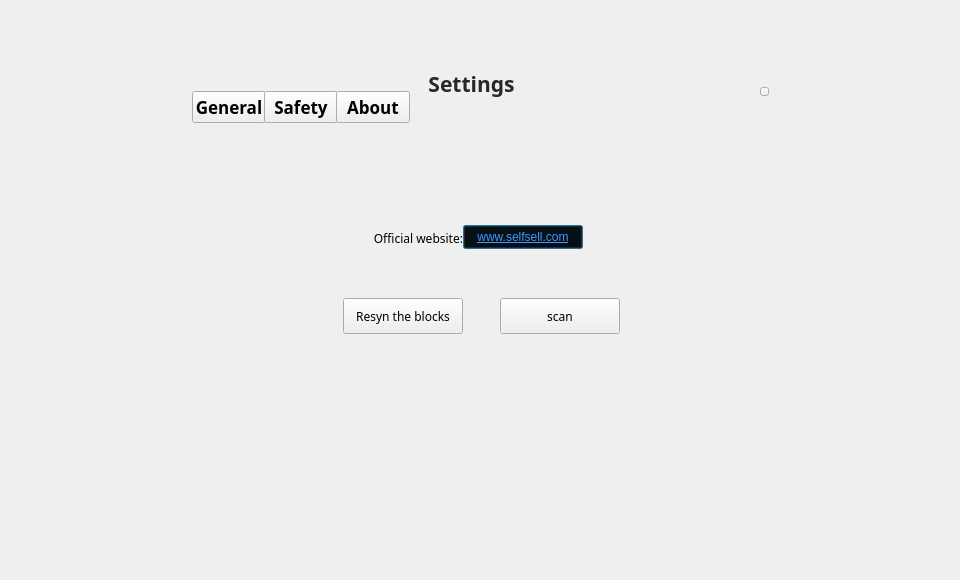
<?xml version="1.0" encoding="UTF-8"?>
<ui version="4.0">
 <class>SetDialog</class>
 <widget class="QDialog" name="SetDialog">
  <property name="geometry">
   <rect>
    <x>0</x>
    <y>0</y>
    <width>960</width>
    <height>580</height>
   </rect>
  </property>
  <property name="font">
   <font>
    <family>微软雅黑</family>
   </font>
  </property>
  <property name="windowTitle">
   <string>Dialog</string>
  </property>
  <property name="styleSheet">
   <string notr="true"/>
  </property>
  <widget class="QWidget" name="widget" native="true">
   <property name="geometry">
    <rect>
     <x>0</x>
     <y>0</y>
     <width>960</width>
     <height>580</height>
    </rect>
   </property>
   <widget class="QWidget" name="containerWidget" native="true">
    <property name="geometry">
     <rect>
      <x>166</x>
      <y>58</y>
      <width>628</width>
      <height>468</height>
     </rect>
    </property>
    <property name="focusPolicy">
     <enum>Qt::ClickFocus</enum>
    </property>
    <widget class="QLabel" name="label">
     <property name="geometry">
      <rect>
       <x>260</x>
       <y>10</y>
       <width>91</width>
       <height>31</height>
      </rect>
     </property>
     <property name="font">
      <font>
       <family>微软雅黑</family>
       <pointsize>16</pointsize>
       <weight>75</weight>
       <bold>true</bold>
      </font>
     </property>
     <property name="styleSheet">
      <string notr="true">color: rgb(40,40,40);</string>
     </property>
     <property name="text">
      <string>Settings</string>
     </property>
     <property name="alignment">
      <set>Qt::AlignCenter</set>
     </property>
    </widget>
    <widget class="QToolButton" name="generalBtn">
     <property name="geometry">
      <rect>
       <x>26</x>
       <y>33</y>
       <width>74</width>
       <height>32</height>
      </rect>
     </property>
     <property name="font">
      <font>
       <family>微软雅黑</family>
       <pointsize>13</pointsize>
       <weight>75</weight>
       <bold>true</bold>
      </font>
     </property>
     <property name="cursor">
      <cursorShape>PointingHandCursor</cursorShape>
     </property>
     <property name="styleSheet">
      <string notr="true"/>
     </property>
     <property name="text">
      <string>General</string>
     </property>
    </widget>
    <widget class="QStackedWidget" name="stackedWidget">
     <property name="geometry">
      <rect>
       <x>0</x>
       <y>70</y>
       <width>628</width>
       <height>398</height>
      </rect>
     </property>
     <property name="currentIndex">
      <number>2</number>
     </property>
     <widget class="QWidget" name="page">
      <widget class="QToolButton" name="saveBtn">
       <property name="geometry">
        <rect>
         <x>255</x>
         <y>297</y>
         <width>120</width>
         <height>36</height>
        </rect>
       </property>
       <property name="font">
        <font>
         <family>微软雅黑</family>
        </font>
       </property>
       <property name="cursor">
        <cursorShape>PointingHandCursor</cursorShape>
       </property>
       <property name="focusPolicy">
        <enum>Qt::NoFocus</enum>
       </property>
       <property name="styleSheet">
        <string notr="true"/>
       </property>
       <property name="text">
        <string/>
       </property>
      </widget>
      <widget class="QLabel" name="label_2">
       <property name="geometry">
        <rect>
         <x>72</x>
         <y>40</y>
         <width>230</width>
         <height>31</height>
        </rect>
       </property>
       <property name="font">
        <font>
         <family>微软雅黑</family>
         <pointsize>11</pointsize>
        </font>
       </property>
       <property name="text">
        <string>Wallet will be locked exceeding</string>
       </property>
       <property name="alignment">
        <set>Qt::AlignRight|Qt::AlignTrailing|Qt::AlignVCenter</set>
       </property>
      </widget>
      <widget class="QComboBox" name="languageComboBox">
       <property name="geometry">
        <rect>
         <x>245</x>
         <y>170</y>
         <width>109</width>
         <height>22</height>
        </rect>
       </property>
       <property name="font">
        <font>
         <family>微软雅黑</family>
        </font>
       </property>
       <property name="focusPolicy">
        <enum>Qt::NoFocus</enum>
       </property>
       <property name="styleSheet">
        <string notr="true"/>
       </property>
       <item>
        <property name="text">
         <string>English</string>
        </property>
       </item>
       <item>
        <property name="text">
         <string>简体中文</string>
        </property>
       </item>
      </widget>
      <widget class="QCheckBox" name="nolockCheckBox">
       <property name="geometry">
        <rect>
         <x>477</x>
         <y>45</y>
         <width>101</width>
         <height>21</height>
        </rect>
       </property>
       <property name="font">
        <font>
         <family>微软雅黑</family>
         <pointsize>11</pointsize>
        </font>
       </property>
       <property name="cursor">
        <cursorShape>PointingHandCursor</cursorShape>
       </property>
       <property name="focusPolicy">
        <enum>Qt::NoFocus</enum>
       </property>
       <property name="text">
        <string>Not lock</string>
       </property>
      </widget>
      <widget class="QLabel" name="label_5">
       <property name="geometry">
        <rect>
         <x>115</x>
         <y>120</y>
         <width>120</width>
         <height>21</height>
        </rect>
       </property>
       <property name="font">
        <font>
         <family>微软雅黑</family>
         <pointsize>9</pointsize>
        </font>
       </property>
       <property name="text">
        <string>Default vote setting</string>
       </property>
       <property name="alignment">
        <set>Qt::AlignRight|Qt::AlignTrailing|Qt::AlignVCenter</set>
       </property>
      </widget>
      <widget class="QSpinBox" name="lockTimeSpinBox">
       <property name="geometry">
        <rect>
         <x>312</x>
         <y>40</y>
         <width>108</width>
         <height>30</height>
        </rect>
       </property>
       <property name="font">
        <font>
         <family>微软雅黑</family>
        </font>
       </property>
       <property name="focusPolicy">
        <enum>Qt::ClickFocus</enum>
       </property>
       <property name="styleSheet">
        <string notr="true">background-color: rgb(255, 255, 255);</string>
       </property>
       <property name="readOnly">
        <bool>false</bool>
       </property>
       <property name="minimum">
        <number>0</number>
       </property>
       <property name="maximum">
        <number>60</number>
       </property>
       <property name="value">
        <number>5</number>
       </property>
      </widget>
      <widget class="QLabel" name="label_6">
       <property name="geometry">
        <rect>
         <x>64</x>
         <y>170</y>
         <width>161</width>
         <height>20</height>
        </rect>
       </property>
       <property name="font">
        <font>
         <family>微软雅黑</family>
         <pointsize>11</pointsize>
        </font>
       </property>
       <property name="text">
        <string>Preferred Language</string>
       </property>
       <property name="alignment">
        <set>Qt::AlignRight|Qt::AlignTrailing|Qt::AlignVCenter</set>
       </property>
      </widget>
      <widget class="QLabel" name="label_3">
       <property name="geometry">
        <rect>
         <x>427</x>
         <y>47</y>
         <width>31</width>
         <height>16</height>
        </rect>
       </property>
       <property name="font">
        <font>
         <family>微软雅黑</family>
         <pointsize>11</pointsize>
        </font>
       </property>
       <property name="text">
        <string>min</string>
       </property>
      </widget>
      <widget class="QCheckBox" name="voteCheckBox">
       <property name="geometry">
        <rect>
         <x>255</x>
         <y>120</y>
         <width>261</width>
         <height>23</height>
        </rect>
       </property>
       <property name="font">
        <font>
         <family>微软雅黑</family>
         <pointsize>9</pointsize>
        </font>
       </property>
       <property name="cursor">
        <cursorShape>PointingHandCursor</cursorShape>
       </property>
       <property name="focusPolicy">
        <enum>Qt::NoFocus</enum>
       </property>
       <property name="text">
        <string>Transfer the default check vote</string>
       </property>
      </widget>
      <widget class="QCheckBox" name="minimizeCheckBox">
       <property name="geometry">
        <rect>
         <x>255</x>
         <y>220</y>
         <width>171</width>
         <height>21</height>
        </rect>
       </property>
       <property name="font">
        <font>
         <family>微软雅黑</family>
         <pointsize>9</pointsize>
        </font>
       </property>
       <property name="cursor">
        <cursorShape>PointingHandCursor</cursorShape>
       </property>
       <property name="focusPolicy">
        <enum>Qt::NoFocus</enum>
       </property>
       <property name="text">
        <string>Minimize the tray</string>
       </property>
      </widget>
      <widget class="QCheckBox" name="closeCheckBox">
       <property name="geometry">
        <rect>
         <x>255</x>
         <y>250</y>
         <width>220</width>
         <height>21</height>
        </rect>
       </property>
       <property name="font">
        <font>
         <family>微软雅黑</family>
         <pointsize>9</pointsize>
        </font>
       </property>
       <property name="cursor">
        <cursorShape>PointingHandCursor</cursorShape>
       </property>
       <property name="focusPolicy">
        <enum>Qt::NoFocus</enum>
       </property>
       <property name="text">
        <string>Click the Close button to minimize</string>
       </property>
      </widget>
     </widget>
     <widget class="QWidget" name="page_2">
      <widget class="QLineEdit" name="newPwdLineEdit">
       <property name="geometry">
        <rect>
         <x>225</x>
         <y>105</y>
         <width>195</width>
         <height>28</height>
        </rect>
       </property>
       <property name="font">
        <font>
         <family>微软雅黑</family>
        </font>
       </property>
       <property name="contextMenuPolicy">
        <enum>Qt::DefaultContextMenu</enum>
       </property>
       <property name="echoMode">
        <enum>QLineEdit::Password</enum>
       </property>
      </widget>
      <widget class="QLineEdit" name="confirmPwdLineEdit">
       <property name="geometry">
        <rect>
         <x>225</x>
         <y>162</y>
         <width>195</width>
         <height>28</height>
        </rect>
       </property>
       <property name="font">
        <font>
         <family>微软雅黑</family>
        </font>
       </property>
       <property name="contextMenuPolicy">
        <enum>Qt::DefaultContextMenu</enum>
       </property>
       <property name="echoMode">
        <enum>QLineEdit::Password</enum>
       </property>
      </widget>
      <widget class="QToolButton" name="confirmBtn">
       <property name="geometry">
        <rect>
         <x>232</x>
         <y>238</y>
         <width>120</width>
         <height>36</height>
        </rect>
       </property>
       <property name="cursor">
        <cursorShape>PointingHandCursor</cursorShape>
       </property>
       <property name="focusPolicy">
        <enum>Qt::NoFocus</enum>
       </property>
       <property name="text">
        <string/>
       </property>
      </widget>
      <widget class="QLabel" name="label_7">
       <property name="geometry">
        <rect>
         <x>90</x>
         <y>167</y>
         <width>120</width>
         <height>16</height>
        </rect>
       </property>
       <property name="font">
        <font>
         <family>微软雅黑</family>
         <pointsize>11</pointsize>
         <stylestrategy>PreferDefault</stylestrategy>
        </font>
       </property>
       <property name="text">
        <string>Verify password:</string>
       </property>
       <property name="alignment">
        <set>Qt::AlignRight|Qt::AlignTrailing|Qt::AlignVCenter</set>
       </property>
      </widget>
      <widget class="QLabel" name="tipLabel3">
       <property name="geometry">
        <rect>
         <x>430</x>
         <y>53</y>
         <width>151</width>
         <height>16</height>
        </rect>
       </property>
       <property name="font">
        <font>
         <pointsize>11</pointsize>
        </font>
       </property>
       <property name="styleSheet">
        <string notr="true">color: rgb(255, 0, 0);</string>
       </property>
       <property name="text">
        <string/>
       </property>
      </widget>
      <widget class="QLabel" name="label_8">
       <property name="geometry">
        <rect>
         <x>69</x>
         <y>53</y>
         <width>141</width>
         <height>20</height>
        </rect>
       </property>
       <property name="font">
        <font>
         <family>微软雅黑</family>
         <pointsize>11</pointsize>
         <stylestrategy>PreferDefault</stylestrategy>
        </font>
       </property>
       <property name="text">
        <string>Current password:</string>
       </property>
       <property name="alignment">
        <set>Qt::AlignRight|Qt::AlignTrailing|Qt::AlignVCenter</set>
       </property>
      </widget>
      <widget class="QLabel" name="tipLabel2">
       <property name="geometry">
        <rect>
         <x>430</x>
         <y>167</y>
         <width>151</width>
         <height>16</height>
        </rect>
       </property>
       <property name="font">
        <font>
         <pointsize>11</pointsize>
        </font>
       </property>
       <property name="styleSheet">
        <string notr="true">color: rgb(255, 0, 0);</string>
       </property>
       <property name="text">
        <string/>
       </property>
      </widget>
      <widget class="QLabel" name="label_9">
       <property name="geometry">
        <rect>
         <x>100</x>
         <y>110</y>
         <width>110</width>
         <height>16</height>
        </rect>
       </property>
       <property name="font">
        <font>
         <family>微软雅黑</family>
         <pointsize>11</pointsize>
         <stylestrategy>PreferDefault</stylestrategy>
        </font>
       </property>
       <property name="text">
        <string>New password:</string>
       </property>
       <property name="alignment">
        <set>Qt::AlignRight|Qt::AlignTrailing|Qt::AlignVCenter</set>
       </property>
      </widget>
      <widget class="QLabel" name="tipLabel">
       <property name="geometry">
        <rect>
         <x>430</x>
         <y>110</y>
         <width>151</width>
         <height>16</height>
        </rect>
       </property>
       <property name="font">
        <font>
         <pointsize>11</pointsize>
        </font>
       </property>
       <property name="styleSheet">
        <string notr="true">color: rgb(255, 0, 0);</string>
       </property>
       <property name="text">
        <string/>
       </property>
      </widget>
      <widget class="QLineEdit" name="oldPwdLineEdit">
       <property name="geometry">
        <rect>
         <x>225</x>
         <y>48</y>
         <width>195</width>
         <height>28</height>
        </rect>
       </property>
       <property name="font">
        <font>
         <family>微软雅黑</family>
        </font>
       </property>
       <property name="contextMenuPolicy">
        <enum>Qt::DefaultContextMenu</enum>
       </property>
       <property name="echoMode">
        <enum>QLineEdit::Password</enum>
       </property>
      </widget>
     </widget>
     <widget class="QWidget" name="page_3">
      <widget class="QToolButton" name="resyncBtn">
       <property name="geometry">
        <rect>
         <x>177</x>
         <y>170</y>
         <width>120</width>
         <height>36</height>
        </rect>
       </property>
       <property name="cursor">
        <cursorShape>PointingHandCursor</cursorShape>
       </property>
       <property name="focusPolicy">
        <enum>Qt::NoFocus</enum>
       </property>
       <property name="text">
        <string>Resyn the blocks</string>
       </property>
      </widget>
      <widget class="QToolButton" name="scanBtn">
       <property name="geometry">
        <rect>
         <x>334</x>
         <y>170</y>
         <width>120</width>
         <height>36</height>
        </rect>
       </property>
       <property name="cursor">
        <cursorShape>PointingHandCursor</cursorShape>
       </property>
       <property name="focusPolicy">
        <enum>Qt::NoFocus</enum>
       </property>
       <property name="text">
        <string>scan</string>
       </property>
      </widget>
      <widget class="QLabel" name="linkLabel">
       <property name="geometry">
        <rect>
         <x>176</x>
         <y>100</y>
         <width>121</width>
         <height>20</height>
        </rect>
       </property>
       <property name="text">
        <string>Official website:</string>
       </property>
       <property name="alignment">
        <set>Qt::AlignRight|Qt::AlignTrailing|Qt::AlignVCenter</set>
       </property>
      </widget>
      <widget class="QPushButton" name="linkBtn">
       <property name="geometry">
        <rect>
         <x>297</x>
         <y>97</y>
         <width>120</width>
         <height>24</height>
        </rect>
       </property>
       <property name="cursor">
        <cursorShape>PointingHandCursor</cursorShape>
       </property>
       <property name="styleSheet">
        <string notr="true">font: 9pt &quot;微软雅黑&quot;;
text-decoration: underline;
color: rgb(64, 154, 255);
background:transparent;</string>
       </property>
       <property name="text">
        <string>www.selfsell.com</string>
       </property>
      </widget>
     </widget>
    </widget>
    <widget class="QToolButton" name="closeBtn">
     <property name="geometry">
      <rect>
       <x>594</x>
       <y>29</y>
       <width>9</width>
       <height>9</height>
      </rect>
     </property>
     <property name="cursor">
      <cursorShape>PointingHandCursor</cursorShape>
     </property>
     <property name="focusPolicy">
      <enum>Qt::NoFocus</enum>
     </property>
     <property name="text">
      <string/>
     </property>
    </widget>
    <widget class="QToolButton" name="safeBtn">
     <property name="geometry">
      <rect>
       <x>98</x>
       <y>33</y>
       <width>74</width>
       <height>32</height>
      </rect>
     </property>
     <property name="font">
      <font>
       <pointsize>13</pointsize>
       <weight>75</weight>
       <bold>true</bold>
      </font>
     </property>
     <property name="cursor">
      <cursorShape>PointingHandCursor</cursorShape>
     </property>
     <property name="styleSheet">
      <string notr="true"/>
     </property>
     <property name="text">
      <string>Safety</string>
     </property>
    </widget>
    <widget class="QToolButton" name="networkBtn">
     <property name="geometry">
      <rect>
       <x>170</x>
       <y>33</y>
       <width>74</width>
       <height>32</height>
      </rect>
     </property>
     <property name="font">
      <font>
       <pointsize>13</pointsize>
       <weight>75</weight>
       <bold>true</bold>
      </font>
     </property>
     <property name="cursor">
      <cursorShape>PointingHandCursor</cursorShape>
     </property>
     <property name="styleSheet">
      <string notr="true"/>
     </property>
     <property name="text">
      <string>About</string>
     </property>
    </widget>
   </widget>
  </widget>
 </widget>
 <tabstops>
  <tabstop>oldPwdLineEdit</tabstop>
  <tabstop>newPwdLineEdit</tabstop>
  <tabstop>confirmPwdLineEdit</tabstop>
  <tabstop>lockTimeSpinBox</tabstop>
  <tabstop>generalBtn</tabstop>
  <tabstop>networkBtn</tabstop>
  <tabstop>linkBtn</tabstop>
  <tabstop>safeBtn</tabstop>
 </tabstops>
 <resources/>
 <connections/>
</ui>
